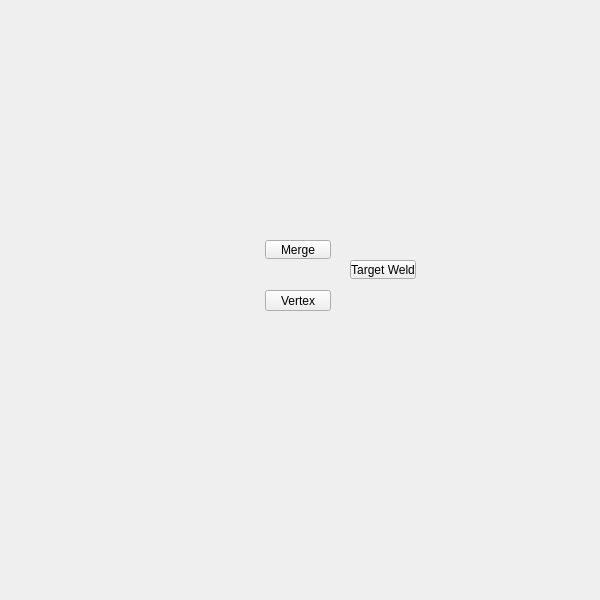
<?xml version="1.0" encoding="UTF-8"?>
<ui version="4.0">
 <class>QtUi</class>
 <widget class="QMainWindow" name="QtUi">
  <property name="enabled">
   <bool>true</bool>
  </property>
  <property name="geometry">
   <rect>
    <x>0</x>
    <y>0</y>
    <width>600</width>
    <height>600</height>
   </rect>
  </property>
  <property name="sizePolicy">
   <sizepolicy hsizetype="Ignored" vsizetype="Ignored">
    <horstretch>0</horstretch>
    <verstretch>0</verstretch>
   </sizepolicy>
  </property>
  <property name="minimumSize">
   <size>
    <width>0</width>
    <height>0</height>
   </size>
  </property>
  <property name="maximumSize">
   <size>
    <width>600</width>
    <height>600</height>
   </size>
  </property>
  <property name="cursor">
   <cursorShape>ArrowCursor</cursorShape>
  </property>
  <property name="windowTitle">
   <string>Toolkit</string>
  </property>
  <property name="whatsThis">
   <string>main</string>
  </property>
  <property name="toolButtonStyle">
   <enum>Qt::ToolButtonIconOnly</enum>
  </property>
  <property name="tabShape">
   <enum>QTabWidget::Triangular</enum>
  </property>
  <property name="dockNestingEnabled">
   <bool>true</bool>
  </property>
  <property name="dockOptions">
   <set>QMainWindow::AllowNestedDocks|QMainWindow::AllowTabbedDocks|QMainWindow::AnimatedDocks|QMainWindow::ForceTabbedDocks</set>
  </property>
  <widget class="QWidget" name="mainWindow">
   <property name="sizePolicy">
    <sizepolicy hsizetype="Ignored" vsizetype="Ignored">
     <horstretch>0</horstretch>
     <verstretch>0</verstretch>
    </sizepolicy>
   </property>
   <widget class="TkToolButton" name="tb000">
    <property name="enabled">
     <bool>true</bool>
    </property>
    <property name="geometry">
     <rect>
      <x>265</x>
      <y>240</y>
      <width>66</width>
      <height>19</height>
     </rect>
    </property>
    <property name="maximumSize">
     <size>
      <width>111</width>
      <height>19</height>
     </size>
    </property>
    <property name="toolTip">
     <string>Merge selected components.  (default: to center)</string>
    </property>
    <property name="text">
     <string>Merge</string>
    </property>
    <property name="iconSize">
     <size>
      <width>18</width>
      <height>18</height>
     </size>
    </property>
   </widget>
   <widget class="QPushButton" name="i000">
    <property name="geometry">
     <rect>
      <x>265</x>
      <y>290</y>
      <width>66</width>
      <height>21</height>
     </rect>
    </property>
    <property name="minimumSize">
     <size>
      <width>0</width>
      <height>21</height>
     </size>
    </property>
    <property name="maximumSize">
     <size>
      <width>16777215</width>
      <height>21</height>
     </size>
    </property>
    <property name="whatsThis">
     <string>polygons_vertex</string>
    </property>
    <property name="text">
     <string>Vertex</string>
    </property>
   </widget>
   <widget class="QPushButton" name="b043">
    <property name="enabled">
     <bool>true</bool>
    </property>
    <property name="geometry">
     <rect>
      <x>350</x>
      <y>260</y>
      <width>66</width>
      <height>19</height>
     </rect>
    </property>
    <property name="maximumSize">
     <size>
      <width>111</width>
      <height>19</height>
     </size>
    </property>
    <property name="toolTip">
     <string>Merge two edges or vertices into a single component</string>
    </property>
    <property name="text">
     <string>Target Weld</string>
    </property>
    <property name="iconSize">
     <size>
      <width>18</width>
      <height>18</height>
     </size>
    </property>
    <property name="balette" stdset="0">
     <palette>
      <active>
       <colorrole role="Button">
        <brush brushstyle="SolidPattern">
         <color alpha="255">
          <red>80</red>
          <green>80</green>
          <blue>80</blue>
         </color>
        </brush>
       </colorrole>
      </active>
      <inactive>
       <colorrole role="Button">
        <brush brushstyle="SolidPattern">
         <color alpha="255">
          <red>80</red>
          <green>80</green>
          <blue>80</blue>
         </color>
        </brush>
       </colorrole>
      </inactive>
      <disabled>
       <colorrole role="Button">
        <brush brushstyle="SolidPattern">
         <color alpha="255">
          <red>80</red>
          <green>80</green>
          <blue>80</blue>
         </color>
        </brush>
       </colorrole>
      </disabled>
     </palette>
    </property>
   </widget>
  </widget>
 </widget>
 <customwidgets>
  <customwidget>
   <class>TkToolButton</class>
   <extends>QToolButton</extends>
   <header>widgets.tktoolbutton.h</header>
  </customwidget>
 </customwidgets>
 <resources/>
 <connections/>
 <designerdata>
  <property name="gridDeltaX">
   <number>5</number>
  </property>
  <property name="gridDeltaY">
   <number>10</number>
  </property>
  <property name="gridSnapX">
   <bool>true</bool>
  </property>
  <property name="gridSnapY">
   <bool>true</bool>
  </property>
  <property name="gridVisible">
   <bool>true</bool>
  </property>
 </designerdata>
</ui>
